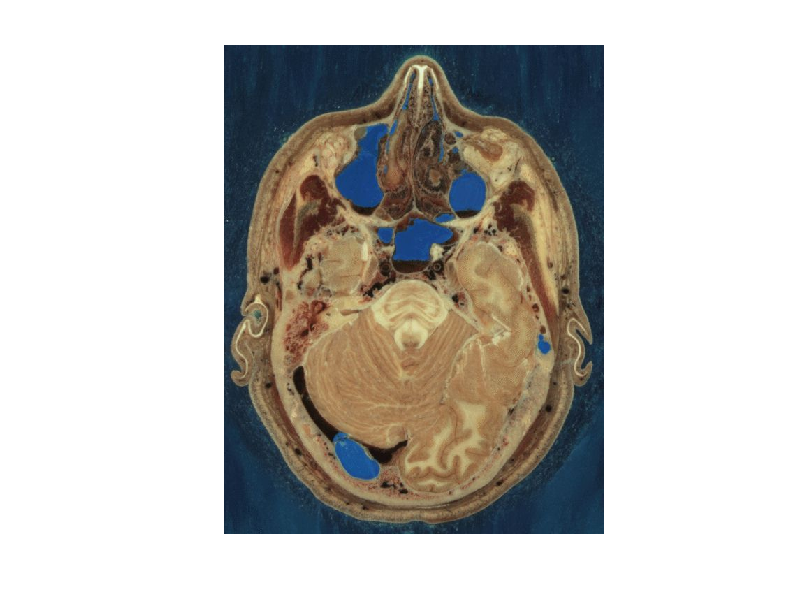

Write MATLAB code to recreate this figure.
data = load('visiblehuman.mat');
head = data.head;
frozen = data.head_frozen;
fresh = data.head_fresh;
mri = data.head_mri;
imshow(head)
% cpselect(head)
